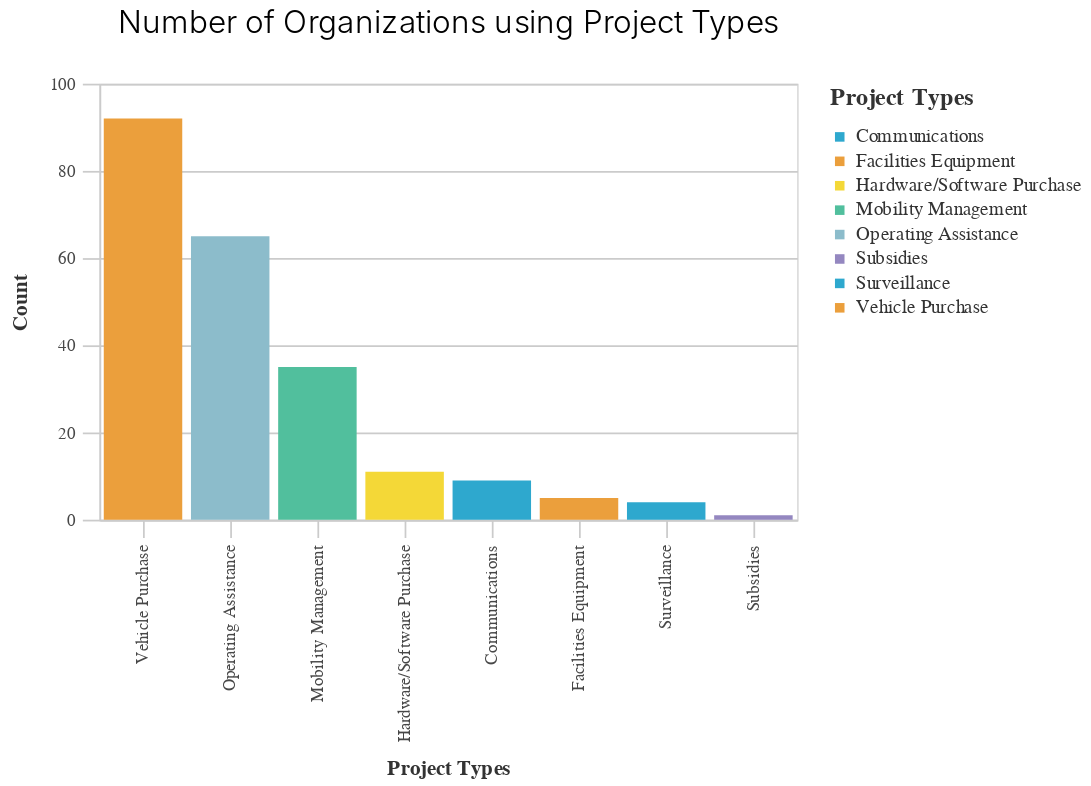

Notebook source saved alongside this figure:
### Code cell
sum_ptype = ((ptype_counts).rename(columns = _dla_utils.labeling)
               .agg({'Vehicle Purchase':'sum', 'Operating Assistance':'sum',
                      'Mobility Management':'sum','Hardware/Software Purchase':'sum','Communications':'sum',
                     'Facilities Equipment':'sum', 'Surveillance':'sum', 'Subsidies':'sum'}).reset_index())
sum_ptype = sum_ptype.rename(columns = {"index":"Project Types",0:"Count"})
_dla_utils.bar_chart_nosubset((sum_ptype),
    "Project Types",
    "Count",
    "Project Types",
    "Number of Organizations using Project Types"
)

### Figure 1 — Vega-Lite specification as saved in the notebook (floating-point values rounded to 4 significant figures)
{"config": {"view": {"continuousWidth": 400, "continuousHeight": 300}, "axis": {"domainColor": "#cbcbcb", "grid": true, "gridColor": "#cbcbcb", "gridWidth": 1, "labelColor": "#474747", "labelFont": "Nunito Sans", "labelFontSize": 10, "labelPadding": 4, "tickColor": "#cbcbcb", "tickSize": 10, "titleColor": "#333", "titleFont": "Raleway", "titleFontSize": 12, "titlePadding": 10}, "axisBand": {"grid": false}, "background": "white", "font": "Raleway", "header": {"labelFont": "Nunito Sans", "titleFont": "Raleway"}, "legend": {"labelColor": "#333", "labelFont": "Nunito Sans", "labelFontSize": 11, "labelLimit": 0, "padding": 1, "symbolSize": 30, "symbolType": "square", "titleColor": "#333", "titleFont": "Raleway", "titleFontSize": 14, "titlePadding": 10}, "title": {"anchor": "middle", "font": "Raleway", "fontSize": 18, "fontWeight": 300, "offset": 20}}, "data": {"name": "data-2e86ca2ab50e53252d015717e8a08c5c"}, "mark": "bar", "encoding": {"color": {"field": "Project Types", "legend": {"symbolLimit": 10, "title": "Project Types"}, "scale": {"range": ["#2EA8CE", "#EB9F3C", "#F4D837", "#51BF9D", "#8CBCCB", "#9487C0"]}, "type": "nominal"}, "x": {"field": "Project Types", "sort": "-y", "title": "Project Types", "type": "nominal"}, "y": {"field": "Count", "title": "Count", "type": "quantitative"}}, "height": 250, "title": "Number of Organizations using Project Types", "width": 400, "$schema": "https://vega.github.io/schema/vega-lite/v4.17.0.json", "datasets": {"data-2e86ca2ab50e53252d015717e8a08c5c": [{"Project Types": "Vehicle Purchase", "Count": 92}, {"Project Types": "Operating Assistance", "Count": 65}, {"Project Types": "Mobility Management", "Count": 35}, {"Project Types": "Hardware/Software Purchase", "Count": 11}, {"Project Types": "Communications", "Count": 9}, {"Project Types": "Facilities Equipment", "Count": 5}, {"Project Types": "Surveillance", "Count": 4}, {"Project Types": "Subsidies", "Count": 1}]}}
